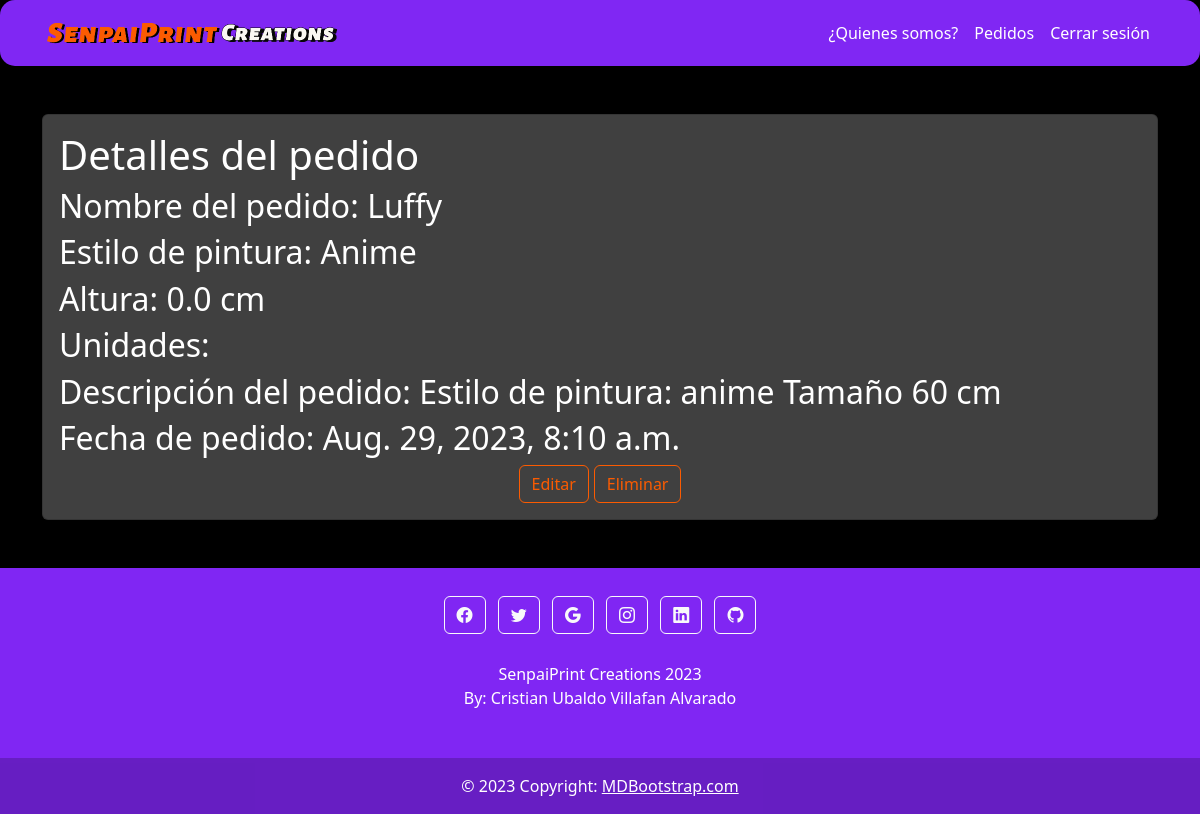
Screenshot of /orders/2/ (signed in) with the database file from the repository.
### myapp/models.py (models this page shows, shortened)
class Orders(models.Model):
    name=models.CharField(max_length=100)
    skinstyle=models.CharField(max_length=50 ,null=False, blank=False, choices=skin_style, default='Original')
    size=models.FloatField(blank=True, null=True, help_text='cm', default=0)
    units=models.IntegerField(null=True, blank=True, default=1, help_text='Cantidad de unidades')
    description=models.TextField(blank=True, help_text='Especifica detalles o modificaciones especiales no especificados anteriormente')
    status=models.CharField(max_length=100, default='En espera...', blank=True)
    price=models.IntegerField(null=True, default=None)
    create=models.DateTimeField(auto_now=True)
    datecomplete=models.DateTimeField(null=True, blank=True)
    urgency=models.BooleanField(default=False)
    user=models.ForeignKey(User, on_delete=models.CASCADE)

### myapp/views.py (the view)
# urls.py: path('orders/<int:id>/', views.order_detail, name='order_detail'),
@login_required
def order_detail(request, id):
    order = get_object_or_404(Orders, pk=id, user=request.user)
    return render(request, 'order_detail.html',{
        'order': order,
    })

### myapp/templates/order_detail.html (shortened to what this page needs)
{% extends 'layouts/base.html' %}
{% block content %}
<main class="container py-5">
    <section class="card card-body section">
        <h1>Detalles del pedido</h1>
        <h2>Nombre del pedido: {{order.name}}</h2>
        <h2>Estilo de pintura: {{order.skinstyle}}</h2>
        <h2>Altura: {{order.size}} cm</h2>
        <h2>Unidades: {{order.amount}}</h2>
        <h2>Descripción del pedido: {{order.description}}</h2>
        <h2>Fecha de pedido: {{order.create}} </h2>
        <div style="display: flex; justify-content: center;">
            <a style="margin-right: 5px;" href="{% url 'order_edit' order.id %}">
                <button class="btn btn-outline-primary button_primary">Editar</button>
            </a>
            <form action="{% url 'order_delete' order.id %}" method="POST">
                <button class="btn btn-outline-primary button_primary">Eliminar</button>
            </form>
        </div>
    </section>
</main>
{% endblock %}

### myapp/static/styles/teme.css (style rules this page uses)
.body { background-color: black; }
.section { background: #404040 !important; color: white !important; }
.button_primary { border-color: rgb(251, 91, 1) !important; color:rgb(251, 91, 1) !important; }

### rows the page displays
Orders: name "Luffy", skinstyle "Anime", size "0.0", description "Estilo de pintura: anime Tamaño 60 cm", create "Aug. 29, 2023, 8:10 a.m."
